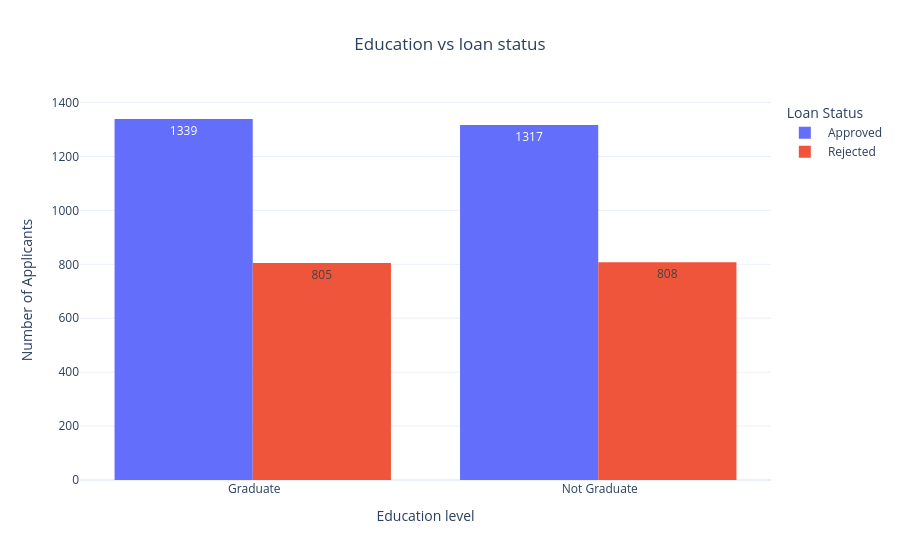

Here is the notebook cell this chart was saved with:
### Code cell
fig = px.histogram(df, x="education", color="loan_status", barmode="group",text_auto=True, title="Education vs loan status")
fig.update_layout(title_x=0.5,template="plotly_white",xaxis_title="Education level",yaxis_title="Number of Applicants",legend_title="Loan Status")
fig.show()

### Figure 1 — Plotly figure (JSON) as saved in the notebook; plotly's stock layout.template omitted (floating-point values rounded to 4 significant figures; data arrays with more than 128 entries replaced by an {"elided": "..."} marker saying what was removed)
{"data": [{"alignmentgroup": "True", "bingroup": "x", "hovertemplate": "loan_status= Approved<br>education=%{x}<br>count=%{y}<extra></extra>", "legendgroup": " Approved", "marker": {"color": "#636efa", "pattern": {"shape": ""}}, "name": " Approved", "offsetgroup": " Approved", "orientation": "v", "showlegend": true, "texttemplate": "%{value}", "type": "histogram", "x": {"elided": "2656 str values"}, "xaxis": "x", "yaxis": "y"}, {"alignmentgroup": "True", "bingroup": "x", "hovertemplate": "loan_status= Rejected<br>education=%{x}<br>count=%{y}<extra></extra>", "legendgroup": " Rejected", "marker": {"color": "#EF553B", "pattern": {"shape": ""}}, "name": " Rejected", "offsetgroup": " Rejected", "orientation": "v", "showlegend": true, "texttemplate": "%{value}", "type": "histogram", "x": {"elided": "1613 str values"}, "xaxis": "x", "yaxis": "y"}], "layout": {"barmode": "group", "legend": {"title": {"text": "Loan Status"}, "tracegroupgap": 0}, "title": {"text": "Education vs loan status", "x": 0.5}, "xaxis": {"anchor": "y", "domain": [0, 1], "title": {"text": "Education level"}}, "yaxis": {"anchor": "x", "domain": [0, 1], "title": {"text": "Number of Applicants"}}}}
